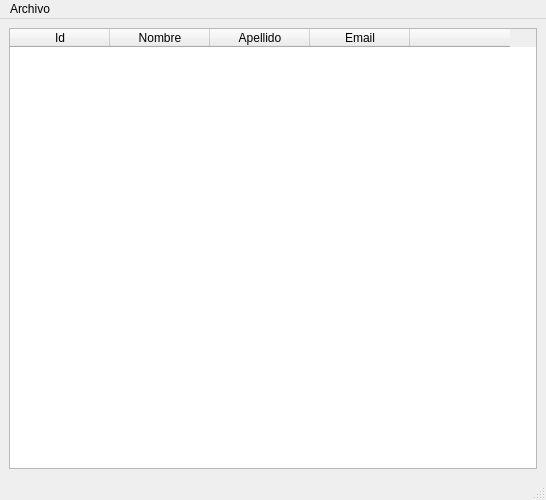
<?xml version="1.0" encoding="UTF-8"?>
<ui version="4.0">
 <class>MainWindow</class>
 <widget class="QMainWindow" name="MainWindow">
  <property name="geometry">
   <rect>
    <x>0</x>
    <y>0</y>
    <width>546</width>
    <height>500</height>
   </rect>
  </property>
  <property name="windowTitle">
   <string>Estudiantes</string>
  </property>
  <widget class="QWidget" name="centralwidget">
   <layout class="QHBoxLayout" name="horizontalLayout">
    <item>
     <widget class="QTableWidget" name="studentsTable">
      <column>
       <property name="text">
        <string>Id</string>
       </property>
      </column>
      <column>
       <property name="text">
        <string>Nombre</string>
       </property>
      </column>
      <column>
       <property name="text">
        <string>Apellido</string>
       </property>
      </column>
      <column>
       <property name="text">
        <string>Email</string>
       </property>
      </column>
      <column>
       <property name="text">
        <string/>
       </property>
      </column>
     </widget>
    </item>
   </layout>
  </widget>
  <widget class="QMenuBar" name="menubar">
   <property name="geometry">
    <rect>
     <x>0</x>
     <y>0</y>
     <width>546</width>
     <height>22</height>
    </rect>
   </property>
   <widget class="QMenu" name="menuArchivo">
    <property name="title">
     <string>Archivo</string>
    </property>
    <addaction name="newEstudentAction"/>
    <addaction name="actionSalir"/>
   </widget>
   <addaction name="menuArchivo"/>
  </widget>
  <widget class="QStatusBar" name="statusbar"/>
  <action name="newEstudentAction">
   <property name="text">
    <string>Nuevo Estudiante</string>
   </property>
  </action>
  <action name="actionSalir">
   <property name="text">
    <string>Salir</string>
   </property>
  </action>
 </widget>
 <resources/>
 <connections/>
</ui>
